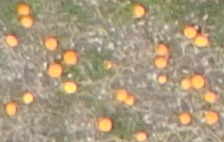
#> input picture in/cropped_1.png, 224 x 142 px; its folder holds 4 pictures in this run
$ python pumpkin_stats.py
#> lines starting #> are read from the running program, lines starting #| are printed output that depends on the picture; after the words box and inside, x2 and y2 are one past the last pixel; in counts of white or black regions, pixels touching at a corner belong together; long printed decimals are rounded
import numpy as np
import cv2
import matplotlib.pyplot as plt
from sklearn.metrics import mean_squared_error, r2_score

def pumpkin_mask(image, image_annotated, nb):
    # Mask pumpkins in annotated image with red color
    mask = cv2.inRange(image_annotated, (0, 0, 200), (0, 0, 255))
    cv2.imwrite('in/mask_' + str(nb) + '.png',mask)
    dst = cv2.GaussianBlur(image, (5, 5), 0)
    image_segmented = cv2.bitwise_and(dst,dst,mask=mask)
    cv2.imwrite('out/annotated_pumpkins' + str(nb) + '.png',image_segmented)

    return mask, image_segmented

def pumpkin_statistics(mask, image_segmented):
    # Find connected components in the mask
    num_labels, labels_im = cv2.connectedComponents(mask)

    pumpkin_colors = []
    pumpkin_sizes = []

    for label in range(1, num_labels):  # Skip the background label 0
        pumpkin_pixels = image_segmented[labels_im == label]
        pumpkin_colors.append(pumpkin_pixels)
        pumpkin_sizes.append(len(pumpkin_pixels))

    # Flatten the list of pumpkin colors
    pumpkin_colors = np.vstack(pumpkin_colors)

    # Find mean, standard deviation, and covariance of each color channel of the pumpkins
    mean = np.mean(pumpkin_colors, axis=0)
    cov = np.cov(pumpkin_colors.T)
    print('Mean of pumpkin colors in RGB:')
    print(mean)
    print('Covariance of pumpkin colors in RGB:')
    print(cov)
    print('Pumpkin sizes:')
    print(pumpkin_sizes)

    return mean, cov, pumpkin_sizes

means = []
covs = []
annotated_sizes = []
for i in range(1,6):
    print(i)
    image = cv2.imread("in/cropped_" + str(i) + ".png")
#> image is the input picture: shape (142, 224, 3); mean B, G, R 125.9, 154.3, 170.3
    image_annotated = cv2.imread("in/cropped_" + str(i) + "_annotated.png")
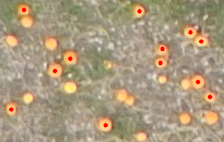
#> input picture in/cropped_1_annotated.png, 224 x 142 px
#> image_annotated is the input picture: shape (142, 224, 3); mean B, G, R 125.3, 153.1, 170.3

    mask, image_segmented = pumpkin_mask(image,image_annotated,i)
#> in pumpkin_mask, `mask = cv2.inRange(image_annotated, (0, 0, 200), (0, 0, 255))`:
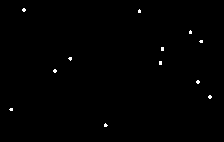
#> mask: shape (142, 224); 0.42% white in thin lines or dots, all inside (x1, y1, x2, y2) = (9, 8, 212, 127)
    mean, cov, pumpkin_sizes = pumpkin_statistics(mask,image_segmented)
#> in pumpkin_statistics, `num_labels, labels_im = cv2.connectedComponents(mask)`: labels_im: shape (142, 224) int32; 13 distinct labels, from 0 to 12
#> in pumpkin_statistics, `num_labels, labels_im = cv2.connectedComponents(mask)`: num_labels = 13
#> after the loop in pumpkin_statistics, `for label in range(1, num_labels):`: pumpkin_colors = 12 items; pumpkin_sizes = [12, 10, 10, 10, 12, 11, 12, 12, 12, 12, 10, 11]
#> in pumpkin_statistics, `pumpkin_colors = np.vstack(pumpkin_colors)`: pumpkin_colors = 134 rows, first 8: [91, 180, 250], [95, 180, 251], [93, 190, 253], [94, 190, 254], [98, 190, 254], [103, 190, 254], [96, 196, 255], [98, 197, 255]
#> in pumpkin_statistics, `mean = np.mean(pumpkin_colors, axis=0)`: mean = [111.4, 205.2, 254.7]
#> in pumpkin_statistics, `cov = np.cov(pumpkin_colors.T)`: cov = [[99.69, 6.94, 0.0489], [6.94, 97.23, 4.8], [0.0489, 4.8, 0.739]]
#| [111.403 205.224  254.731]
#| [[9.96860061e+01 6.93917630e+00 4.89282909e-02]
#|  [6.93917630e+00 9.72276961e+01 4.79744136e+00]
#|  [4.89282909e-02 4.79744136e+00 7.39310964e-01]]
#| [12, 10, 10, 10, 12, 11, 12, 12, 12, 12, 10, 11]
#> mean = [111.4, 205.2, 254.7]; pumpkin_sizes = [12, 10, 10, 10, 12, 11, 12, 12, 12, 12, 10, 11]
    means.append(mean)
    covs.append(cov)
    annotated_sizes.extend(pumpkin_sizes)
#> pass 2 of the loop `for i in range(1,6):`:
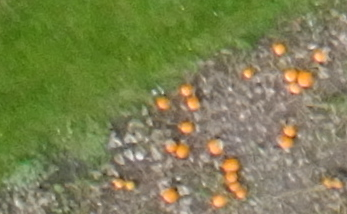
#> input picture in/cropped_2.png, 347 x 214 px
#> image is the input picture: shape (214, 347, 3); mean B, G, R 82.4, 128.9, 124.3
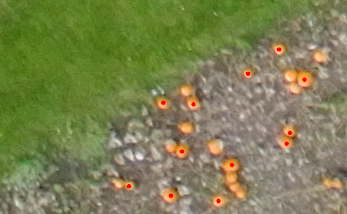
#> input picture in/cropped_2_annotated.png, 347 x 214 px
#> image_annotated is the input picture: shape (214, 347, 3); mean B, G, R 82.1, 128.4, 124.3
#> in pumpkin_mask (call 2), `mask = cv2.inRange(image_annotated, (0, 0, 200), (0, 0, 255))`:
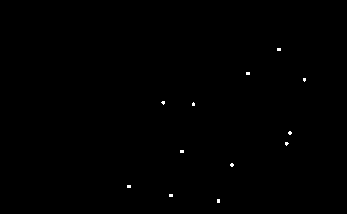
#> mask: shape (214, 347); 0.19% white in thin lines or dots, all inside (x1, y1, x2, y2) = (127, 48, 306, 203)
#> dst: shape (214, 347, 3)
#> image_segmented: shape (214, 347, 3)
#> labels_im: shape (214, 347) int32; 13 distinct labels, from 0 to 12
#> in pumpkin_statistics (call 2), `pumpkin_colors = np.vstack(pumpkin_colors)`: pumpkin_colors = 138 rows, first 8: [122, 196, 251], [115, 194, 252], [105, 188, 249], [97, 180, 243], [133, 203, 254], [126, 202, 254], [116, 194, 252], [107, 186, 247]
#| [ 97.406  179.971 246.442]
#| [[415.440 220.807  40.075]
#|  [220.807 144.933  50.079]
#|  [ 40.075  50.079  71.256]]
#| [12, 12, 10, 11, 10, 12, 11, 12, 12, 12, 12, 12]
#> `mean, cov, pumpkin_sizes = pumpkin_statistics(mask,image_segmented)`: mean = [97.41, 180, 246.4]; cov = [[415.4, 220.8, 40.07], [220.8, 144.9, 50.08], [40.07, 50.08, 71.26]]; pumpkin_sizes = [12, 12, 10, 11, 10, 12, 11, 12, 12, 12, 12, 12]
#> (the run stopped early here; a loop or call above may not have finished)
